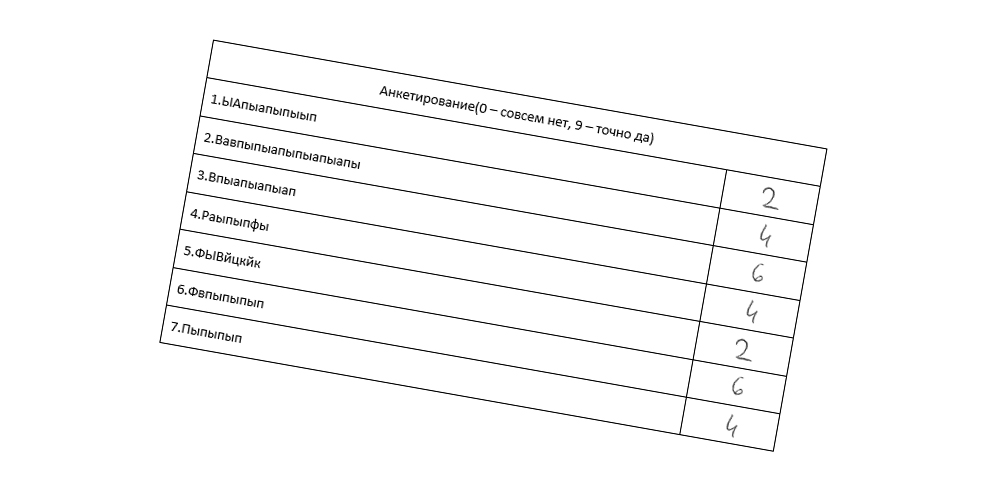
#> input picture res/csv.jpg, 1000 x 500 px
$ python main.py
#> lines starting #> are read from the running program, lines starting #| are printed output that depends on the picture; after the words box and inside, x2 and y2 are one past the last pixel; in counts of white or black regions, pixels touching at a corner belong together
#> further down, img is the input picture: shape (500, 1000, 3); min 0, max 255, mean 249.7
import cv2
import numpy as np


def show(img):
    cv2.imshow('0', img)
    cv2.waitKey(0)


def normalize(img):
    gray = cv2.cvtColor(img, cv2.COLOR_BGR2GRAY)
    _, img_bin = cv2.threshold(gray, 128, 255, cv2.THRESH_BINARY_INV)
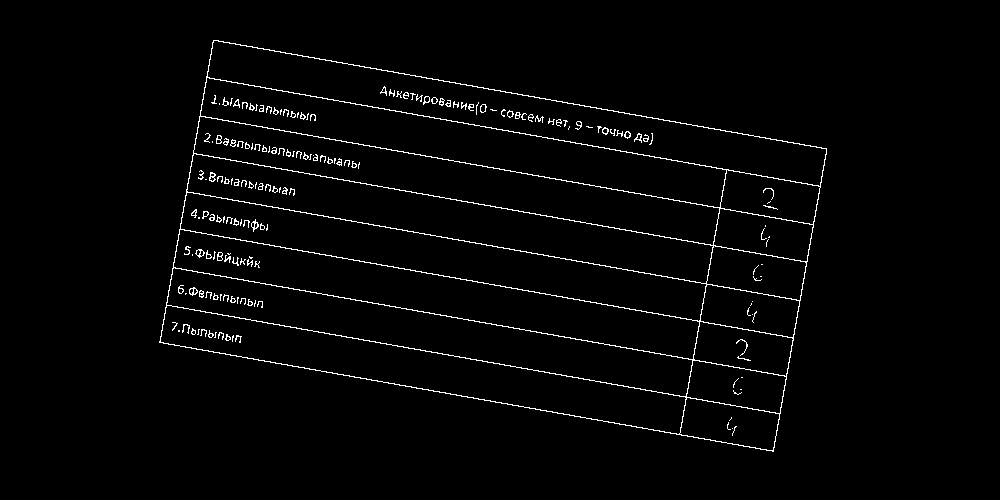
#> img_bin: shape (500, 1000); 2.1% white in thin lines or dots, all inside (x1, y1, x2, y2) = (159, 40, 827, 452)
    coords = np.column_stack(np.where(img_bin == 255))
#> coords = 10436 pairs, first value 40 to 451, second value 159 to 826
    angle = 90 - cv2.minAreaRect(coords)[-1]
#> angle = 100.1
    (h, w) = img.shape[:2]
#> h = 500; w = 1000
    center = (w // 2, h // 2)
#> center = (500, 250)
    rotation_matrix = cv2.getRotationMatrix2D(center, angle, 1.0)
#> rotation_matrix = [[-0.175, 0.985, 341.1], [-0.985, -0.175, 786]]
    rotated = cv2.warpAffine(img, rotation_matrix, (w, h), flags=cv2.INTER_CUBIC,
                             borderMode=cv2.BORDER_REPLICATE)
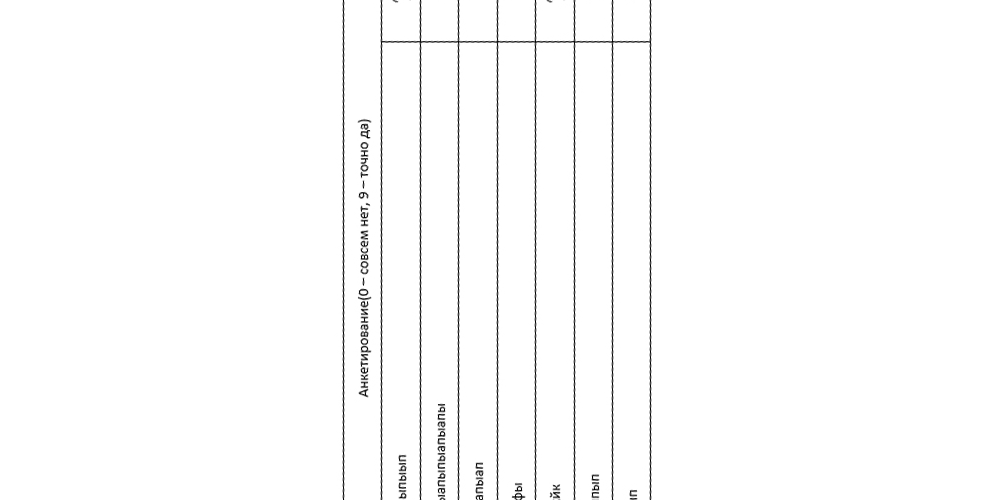
#> rotated: shape (500, 1000, 3); min 0, max 255, mean 251.3
    return rotated


def extract_lines(img, type):
#> called with type = 'h'
    gray = cv2.cvtColor(img, cv2.COLOR_BGR2GRAY)
    _, img_bin = cv2.threshold(gray, 128, 255, cv2.THRESH_BINARY_INV)
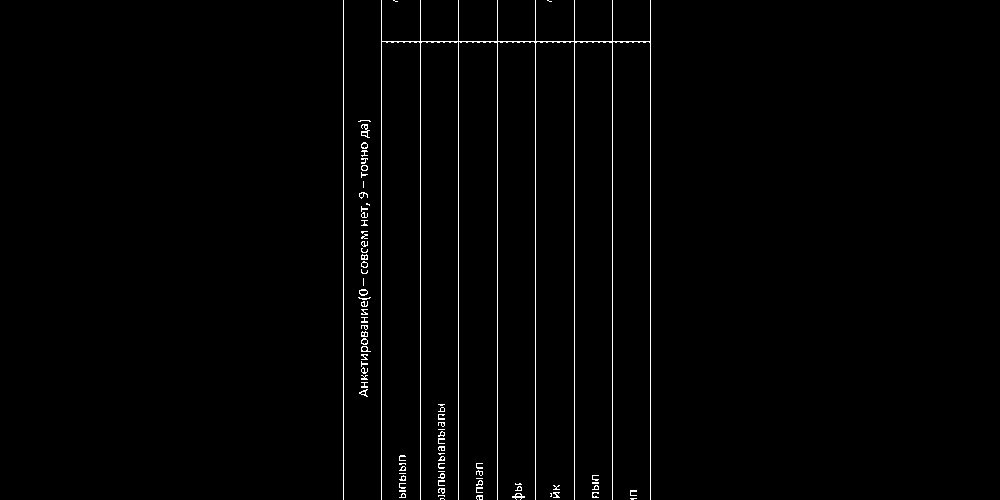
#> img_bin: shape (500, 1000); 1.3% white in thin lines or dots, all inside (x1, y1, x2, y2) = (343, 0, 651, 500)

    if type == 'h':
        structuring_element = np.ones((1, 50), np.uint8)
    elif type == 'v':
        structuring_element = np.ones((50, 1), np.uint8)

    erode_image = cv2.erode(img_bin, structuring_element, iterations=1)
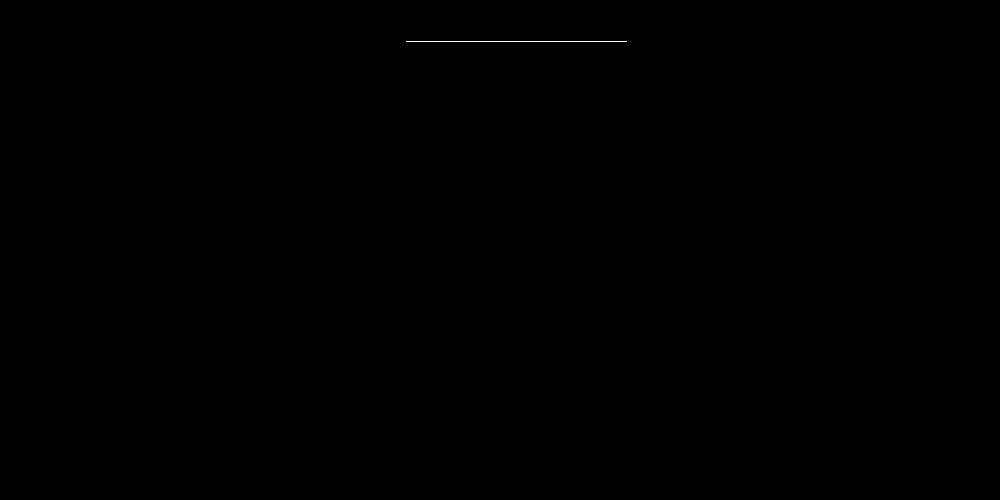
#> erode_image: shape (500, 1000); 0.04% white in thin lines or dots, all inside (x1, y1, x2, y2) = (406, 41, 627, 42)
    dilate_image = cv2.dilate(erode_image, structuring_element, iterations=1)
#> dilate_image: shape (500, 1000); 0.05% white in thin lines or dots, all inside (x1, y1, x2, y2) = (382, 41, 652, 42)
#> call 2 of extract_lines, with type = 'v'
#> in extract_lines (call 2), `erode_image = cv2.erode(img_bin, structuring_element, iterations=1)`:
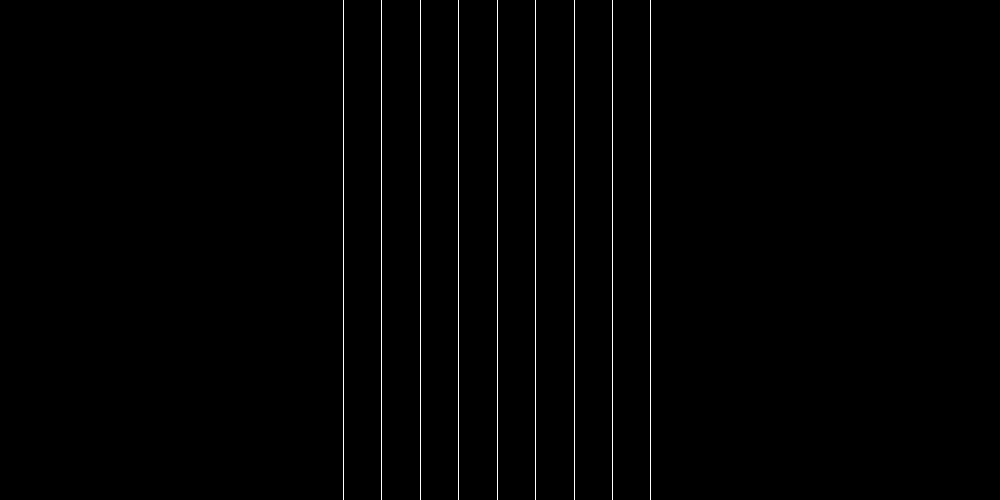
#> erode_image: shape (500, 1000); 0.9% white in thin lines or dots, all inside (x1, y1, x2, y2) = (343, 0, 651, 500)
    return dilate_image


def merge_lines(horizontal_lines, vertical_lines):
    structuring_element = np.ones((3, 3), np.uint8)
    merge_image = horizontal_lines + vertical_lines
    merge_image = cv2.dilate(merge_image, structuring_element, iterations=2)
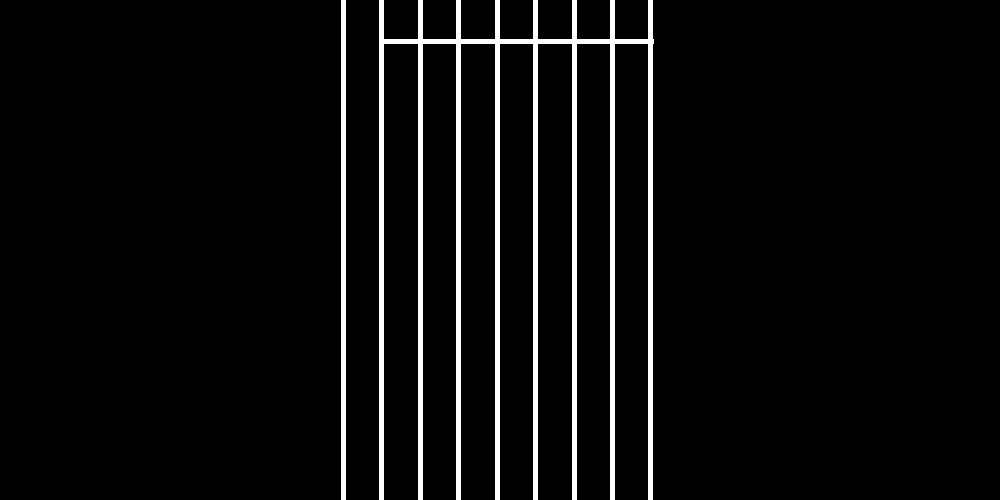
#> merge_image: shape (500, 1000); 4.7% white; 2 white regions, box (x1, y1, x2, y2) and area: (379, 0, 654, 500) 21175, (341, 0, 346, 500) 2500
    return merge_image


img = cv2.imread("res/csv.jpg")
rotated = normalize(img)

show(rotated)
hor = extract_lines(rotated, "h")
ver = extract_lines(rotated, "v")
show(merge_lines(hor, ver))

$ run again, with res/rotated.jpg copied over res/csv.jpg
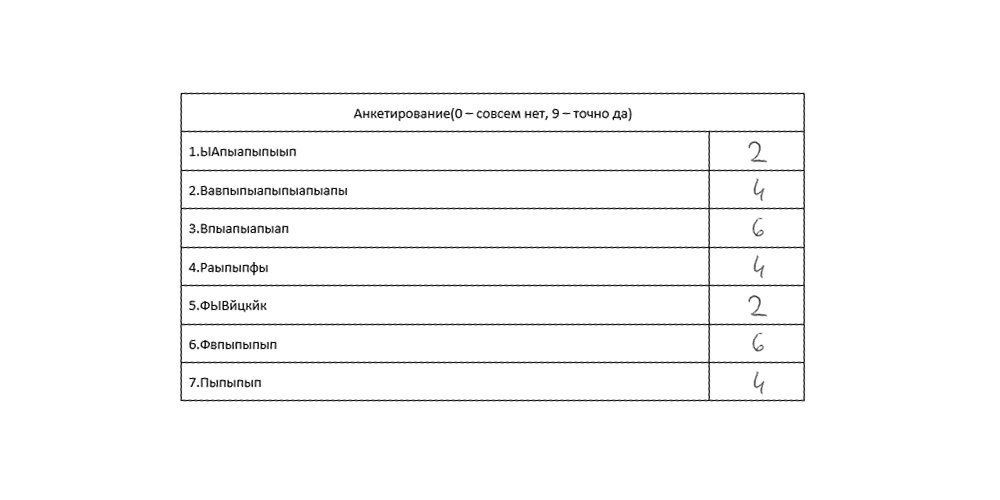
#> input picture res/rotated.jpg, 1000 x 500 px
#> img is the input picture: shape (500, 1000, 3); min 0, max 255, mean 249.4
#> in normalize, `_, img_bin = cv2.threshold(gray, 128, 255, cv2.THRESH_BINARY_INV)`:
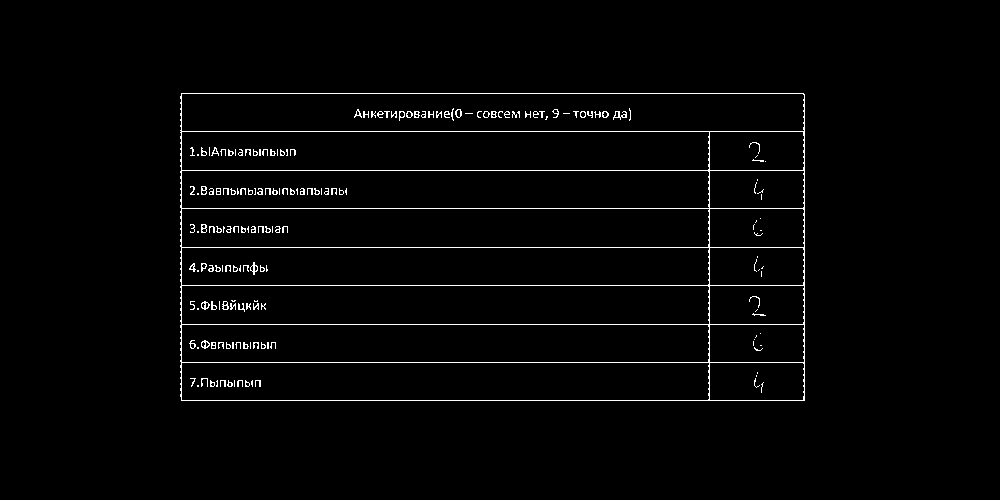
#> img_bin: shape (500, 1000); 2% white in thin lines or dots, all inside (x1, y1, x2, y2) = (180, 93, 805, 401)
#> coords = 9969 pairs, first value 93 to 400, second value 180 to 804
#> angle = 180
#> rotation_matrix = [[-1, 1.22e-16, 1000], [-1.22e-16, -1, 500]]
#> erode_image: shape (500, 1000); 1% white in thin lines or dots, all inside (x1, y1, x2, y2) = (221, 100, 796, 408)
#> dilate_image: shape (500, 1000); 1.1% white in thin lines or dots, all inside (x1, y1, x2, y2) = (197, 100, 821, 408)
#> erode_image: shape (500, 1000); 0.15% white in thin lines or dots, all inside (x1, y1, x2, y2) = (196, 125, 820, 384)
#> dilate_image: shape (500, 1000); 0.18% white in thin lines or dots, all inside (x1, y1, x2, y2) = (196, 101, 820, 409)
#> in merge_lines, `merge_image = cv2.dilate(merge_image, structuring_element, iterations=2)`:
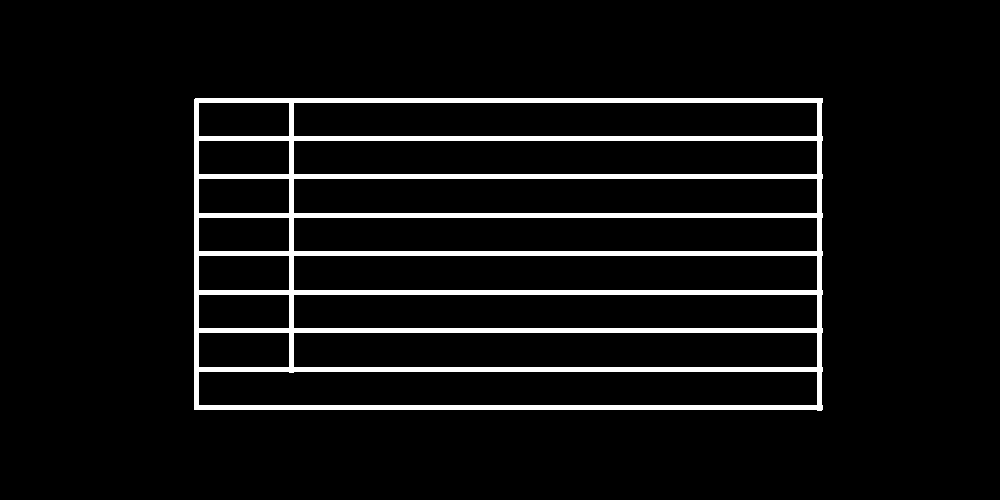
#> merge_image: shape (500, 1000); 6.4% white; 1 white region, box (x1, y1, x2, y2) and area: (194, 98, 823, 411) 32154
